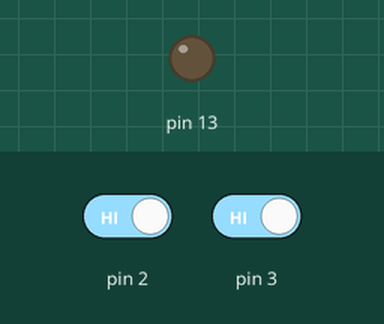
Simulated run of this sketch. Board: Arduino Uno, built with avr-gcc and run on an emulated ATmega328P. Shown: output pins drawn as LEDs (lit = HIGH). The inputs (shaded band) are chosen by the test bench; at power-on: pin 2 HIGH, pin 3 HIGH.

Above: at 1.2 s.
1.3 s: pin 2 driven LOW and pin 3 driven LOW
At 2.1 s:
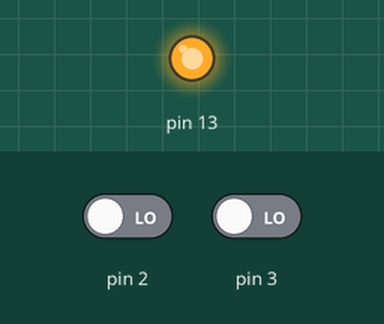
2.8 s: pin 2 driven HIGH
At 3.3 s:
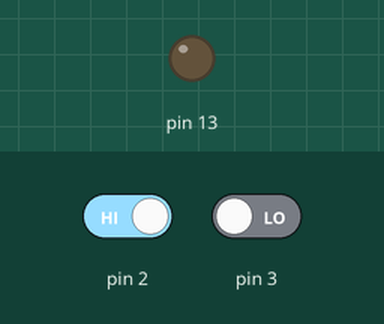
4.3 s: pin 2 driven LOW
At 5.6 s:
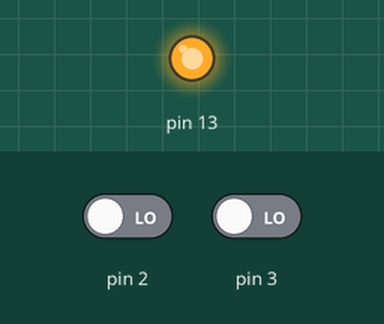
Timing chart, 0 to 7.3 s (numbered marks = the images above; inputs shaded):
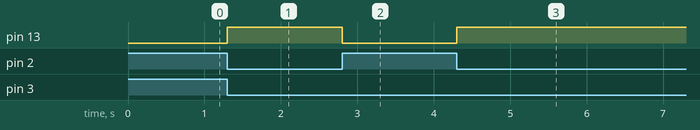

The sketch:

Digital_Input_02.ino
```cpp
void setup() {
  pinMode(2, INPUT);  // 2번 핀을 입력 모드로 설정
  pinMode(13, OUTPUT);
}

void loop() {
  int buttonState1 = digitalRead(2);  // 2번 핀의 값을 읽음
  int buttonState2 = digitalRead(3);
  if (buttonState1 == LOW and buttonState2 == LOW) {
    digitalWrite(13, HIGH);  // 버튼이 눌리면 LED 켜기
  } else {
    digitalWrite(13, LOW);  // 버튼이 눌리지 않으면 LED 끄기
  }
}
```

Measured:
- after the input at 1.3 s, pin 13: LOW → HIGH at once
- after the input at 2.8 s, pin 13: HIGH → LOW at once
- after the input at 4.3 s, pin 13: LOW → HIGH at once
